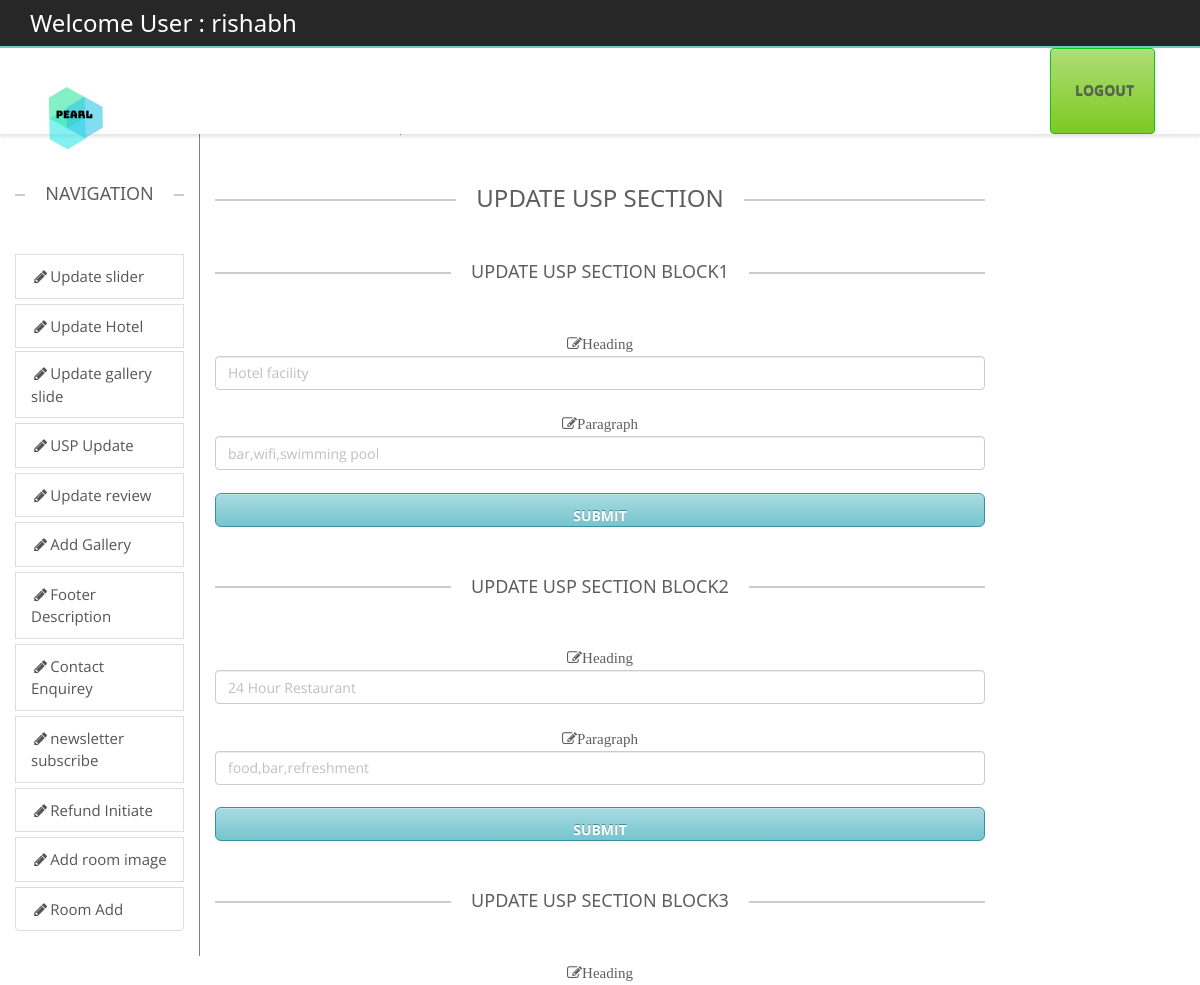
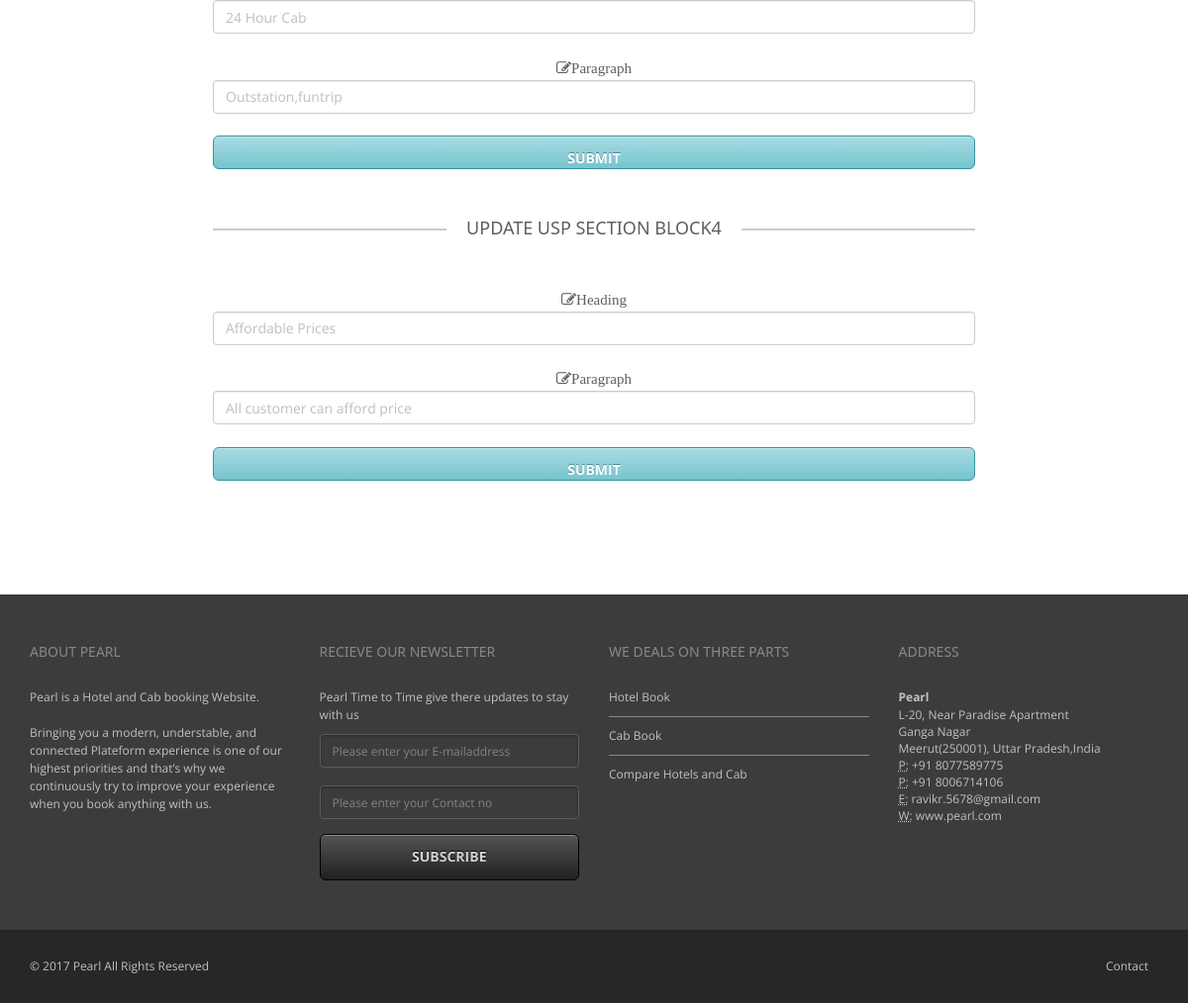
The app's page /backend/uspupdate.php (signed in) with its own data (2 pictures, top to bottom).
### tables this page shows
CREATE TABLE `uspsection` (
  `sno` int(11) NOT NULL,
  `heading` varchar(100) DEFAULT NULL,
  `paragraph` varchar(100) DEFAULT NULL
);

### backend/uspupdate.php (the view, shortened to what this page needs)
<?php
include("headeradmin.php");?><title>Pearl ::<?php echo $title;?></title>
<?php
include("connect.php");
include("navigation.php");
$res=mysqli_query($con,"select * from uspsection") or die(mysqli_error($con));
$i=1;
while($row=mysqli_fetch_array($res))
{
if($i==1)
{$heading=$row[1];
$para=$row[2];
}
if($i==2)
{$heading2=$row[1];
$para2=$row[2];}
if($i==3)
{$heading3=$row[1];
$para3=$row[2];}
if($i==4)
{$heading4=$row[1];
$para4=$row[2];}
$i++;
}
?>
<div class="container-fluid">
	<div class="row">
		<div class="col-sm-2" >
	     </div>
        <div class="col-sm-1 " style="border-left:1px solid grey;">
        </div>
		<div class="col-sm-8">
        <div class="containe-fluid text-center" >
             <h3 class="lined-heading mt50">
            <span>
            UPDATE USP SECTION
            </span>
        </h3>
        <h5 class="lined-heading mt50"><span>
            UPDATE USP SECTION BLOCK1
            </span>
   	</h5>
        <form class="form-group" action="uspupdatequery.php" method="post">
        <label class="fa fa-edit">Heading</label>
        <input class="form-control" type="text" name="Heading1" value="<?php echo $heading;?>" /><br />
		<label class="fa fa-edit">Paragraph</label>
        <input class="form-control" type="text" name="paragraph1" value="<?php echo $para;?>" /><br />
        <input class="form-control btn btn-lg btn-primary" type="submit" value="submit"/>
        </form>
<h5 class="lined-heading mt50"><span>
            UPDATE USP SECTION BLOCK2
            </span>
   	</h5>
	<form class="form-group" action="uspupdatequery.php" method="post">
        <label class="fa fa-edit">Heading</label>
        <input class="form-control" type="text" name="Heading2" value="<?php echo $heading2;?>" /><br />
		<label class="fa fa-edit">Paragraph</label>
        <input class="form-control" type="text" name="paragraph2" value="<?php echo $para2;?>" /><br />
        <input class="form-control btn btn-lg btn-primary" type="submit" value="submit"/>
        </form>
<h5 class="lined-heading mt50"><span>
            UPDATE USP SECTION BLOCK3
            </span>
   	</h5>
<form class="form-group" action="uspupdatequery.php" method="post">
        <label class="fa fa-edit">Heading</label>
        <input class="form-control" type="text" name="Heading3" value="<?php echo $heading3;?>" /><br />
		<label class="fa fa-edit">Paragraph</label>
        <input class="form-control" type="text" name="paragraph3" value="<?php echo $para3;?>" /><br />
        <input class="form-control btn btn-lg btn-primary" type="submit" value="submit"/>
        </form>
<h5 class="lined-heading mt50"><span>
            UPDATE USP SECTION BLOCK4
            </span>
   	</h5>
<form class="form-group" action="uspupdatequery.php" method="post">
        <label class="fa fa-edit">Heading</label>
        <input class="form-control" type="text" name="Heading4" value="<?php echo $heading4;?>" /><br />
		<label class="fa fa-edit">Paragraph</label>
        <input class="form-control" type="text" name="paragraph4" value="<?php echo $para4;?>" /><br />
        <input class="form-control btn btn-lg btn-primary" type="submit" value="submit"/>
        </form>
		</div>
		</div>
        <div class="col-sm-1">
        </div>
	</div>
</div>
<?php include("footer.php");?>

### backend/css/theme.css (style rules this page uses)
body { overflow-x: hidden; }
html, html a { -webkit-font-smoothing: antialiased !important; }
h1, h2, h3, h4, h5, h6, .h1, .h2, .h3, .h4, .h5, .h6 { font-family: "Open Sans", "Helvetica Neue", Helvetica, Arial, sans-serif; font-weight: 600; line-height: 1.1; color: #5e5e5e; }
h3, .h3 { font-size: 18px; }
h5, .h5 { font-size: 12px; }
.lined-heading { position: relative; margin-top: 0; margin-bottom: 50px; text-align: center; display: block; }
h1.lined-heading:before, h2.lined-heading:before, h3.lined-heading:before, h4.lined-heading:before, h5.lined-heading:before, h6.lined-heading:before { position: absolute; top: 50%; z-index: 1; display: block; width: 100%; height: 1px; border-top: 2px solid #ccc; content: ""; }
h1.lined-heading span, h2.lined-heading span, h3.lined-heading span, h4.lined-heading span, h5.lined-heading span, h6.lined-heading span { position: relative; z-index: 1; padding: 0 20px; background: #fff; display: inline-block; }
body ,.ui-widget, .revolution-starhotel { font-family: "Open Sans", "Helvetica Neue", Helvetica, Arial, sans-serif !important; font-size: 13px; }
.mt50 { margin-top: 50px; }
label { color: #5e5e5e; }
.form-control { color: #bfbfbf; }
.btn { background: -moz-linear-gradient(top, rgba(255,255,255,0.38) 0%, rgba(255,255,255,0) 100%); background: -webkit-gradient(linear, left top, left bottom, color-stop(0%, rgba(255,255,255,0.38)), color-stop(100%, rgba(255,255,255,0))); background: -webkit-linear-gradient(top, rgba(255,255,255,0.38) 0%, rgba(255,255,255,0) 100%); background: -o-linear-gradient(top, rgba(255,255,255,0.38) 0%, rgba(255,255,255,0) 100%); background: -ms-linear-gradient(top, rgba(255,255,255,0.38) 0%, rgba(255,255,255,0) 100%); background: linear-gradient(to bottom, rgba(255,255,255,0.38) 0%, rgba(255,255,255,0) 100%); filter: progid:DXImageTransform.Microsoft.gradient( startColorstr='#61ffffff', endColorstr='#00ffffff', GradientType=0 ); color: #ffffff; -webkit-box-shadow: inset 0 1px 0 0 rgba(255,255,255,0.3); box-shadow: inset 0 1px 0 0 rgba(255,255,255,0.3); -webkit-transition: all 0.1s ease-in; -moz-transition: all 0.1s ease-in; -ms-transition: all 0.1s ease-in; -o-transition: all 0.1s ease-in; transition: all 0.1s ease-in; text-transform: uppercase; font-weight: bold; }
.btn-lg { padding: 13px 18px; font-size: 14px; }

### backend/css/w3.css (style rules this page uses)
button,hr,input { overflow:visible }
html { box-sizing:border-box;-ms-text-size-adjust:100%;-webkit-text-size-adjust:100%;overflow-x:hidden }
*,:after,:before { box-sizing:inherit }
body { margin:0 }
button,input,select,textarea { font:inherit;margin:0 }
[type=reset],[type=submit],button,html [type=button] { -webkit-appearance:button }
body,html { font-family:Verdana,sans-serif;font-size:15px;line-height:1.5 }
h3 { font-size:24px }
h5 { font-size:18px }
h1,h2,h3,h4,h5,h6 { font-family:"Segoe UI",Arial,sans-serif;font-weight:400;margin:10px 0 }

### backend/css/colors/turquoise.css (style rules this page uses)
.btn-primary { background-color: #75c5cf; border-color: #35929e; text-shadow: 0 -1px 0 #50878e; }

### records on screen
uspsection: Heading1 "Hotel facility", paragraph1 "bar,wifi,swimming pool"
uspsection: Heading2 "24 Hour Restaurant", paragraph2 "food,bar,refreshment"
uspsection: Heading3 "24 Hour Cab", paragraph3 "Outstation,funtrip"
uspsection: Heading4 "Affordable Prices", paragraph4 "All customer can afford price"

### other values on screen
$_SESSION['login_user'] "rishabh"
